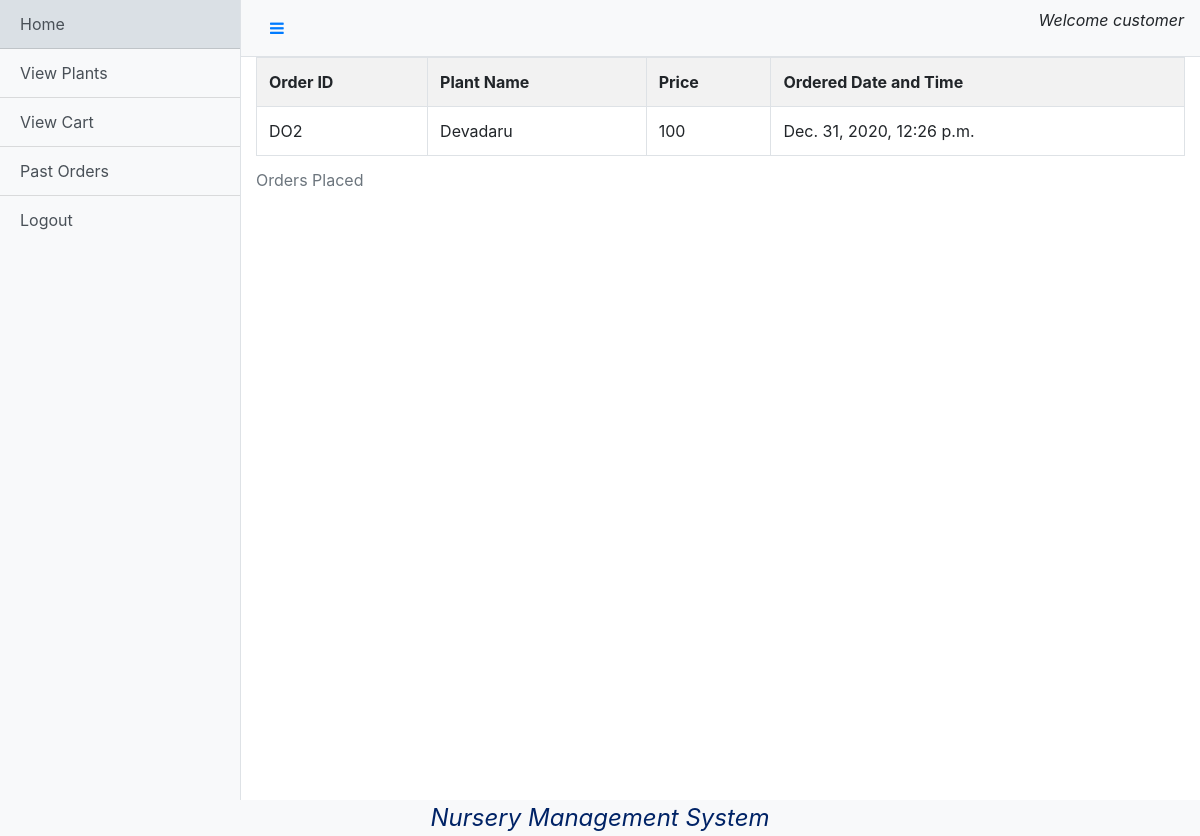
Page /customer/order (signed in) on the committed database.
### base/models.py (models this page shows)
class User(AbstractUser):
    account_type = models.CharField(max_length=10,choices=(("Nursery","Nursery"),("Customer","Customer")))

### customer/models.py (models this page shows)
class Order(models.Model):
    product = models.ForeignKey(Plant,on_delete=models.DO_NOTHING)
    ordered_by = models.ForeignKey(User,on_delete=models.DO_NOTHING)
    ordered_at = models.DateTimeField(auto_now_add=True)
    address = models.CharField(max_length=1000)

### nursery/models.py (models this page shows)
class Plant(models.Model):
    name=models.CharField(max_length=200)
    image=models.ImageField(upload_to='plant_pics')
    price=models.IntegerField()
    created_by=models.ForeignKey(User,on_delete=models.CASCADE)

### customer/views.py (the view, shortened to what this page needs)
# urls.py: path('order',views.order,name="order"),
def order(request):
    obj = Order.objects.filter(ordered_by=request.user)
    return render(request,"customer/viewOrder.html",{'obj':obj})

### templates/customer/viewOrder.html
{%extends "customer/dashboard.html"%}
{%block content%}
<table class="table table-striped table-bordered table-hover">
    <caption>Orders Placed</caption>
    <tr>
        <th>Order ID</th>
        <th>Plant Name</th>
        <th>Price</th>
        <th>Ordered Date and Time</th>
    </tr>
    {%for item in obj%}
    <tr>
        <td>DO{{item.id}}</td>
        <td>{{item.product.name}}</td>
        <td>{{item.product.price}}</td>
        <td>{{item.ordered_at}}</td>
    </tr>
    {%endfor%}
</table>
{%endblock%}

### templates/customer/dashboard.html (shortened to what this page needs)
{%load static%}
<!DOCTYPE html>
<html lang="en">
<head>
    <link rel="stylesheet" href="https://stackpath.bootstrapcdn.com/bootstrap/4.5.2/css/bootstrap.min.css">
    <link rel="stylesheet" href="https://cdnjs.cloudflare.com/ajax/libs/font-awesome/4.7.0/css/font-awesome.min.css">
    <link rel="stylesheet" href="{% static 'dashboard.css' %}">
</head>
<body>
  <div class="d-flex" id="wrapper">
    <div class="bg-light border-right" id="sidebar-wrapper">
      <div class="list-group list-group-flush">
        <a href="/customer/dashboard" class="list-group-item list-group-item-action bg-light">Home</a>
        <a href="/customer/viewPlant" class="list-group-item list-group-item-action bg-light">View Plants</a>
        <a href="/customer/viewCart" class="list-group-item list-group-item-action bg-light">View Cart</a>
        <a href="/customer/order" class="list-group-item list-group-item-action bg-light">Past Orders</a>
        <a href="/logout" class="list-group-item list-group-item-action bg-light">Logout</a>
      </div>
    </div>
    <div id="page-content-wrapper">
      <nav class="navbar navbar-expand-lg navbar-light bg-light border-bottom">
        <button class="btn btn-link" id="menu-toggle"><i class="fa fa-bars" aria-hidden="true"></i></button>
        <p class="justify-content-end ml-auto" style="font-style: oblique;">Welcome {{request.user.username}}</p>
      </nav>
      <div class="container-fluid">
            {%block content%}
            {%endblock%}
      </div>
    </div>
  </div>
  <div class="footer obq bg-light">
    Nursery Management System
  </div>
</body>
</html>

### static/dashboard.css (style rules this page uses)
#wrapper { overflow-x: hidden; }
#sidebar-wrapper { min-height: 100vh; margin-left: -15rem; -webkit-transition: margin .25s ease-out; -moz-transition: margin .25s ease-out; -o-transition: margin .25s ease-out; transition: margin .25s ease-out; }
.footer { font-weight: 400; font-size: 1.3em; left: 0; bottom: 0; width: 100%; color: #002366; text-align: center; }
#sidebar-wrapper .list-group { width: 15rem; }
#page-content-wrapper { min-width: 100vw; }
@media (min-width: 768px) { #sidebar-wrapper { margin-left: 0; } }
@media (min-width: 768px) { #page-content-wrapper { min-width: 0; width: 100%; } }
.obq { font-style: oblique; font-size: 1.5em; text-align:center; }

### rows in the picture
User: user.username "customer"
Order: id "2", product.name "Devadaru", product.price "100", ordered_at "Dec. 31, 2020, 12:26 p.m."
